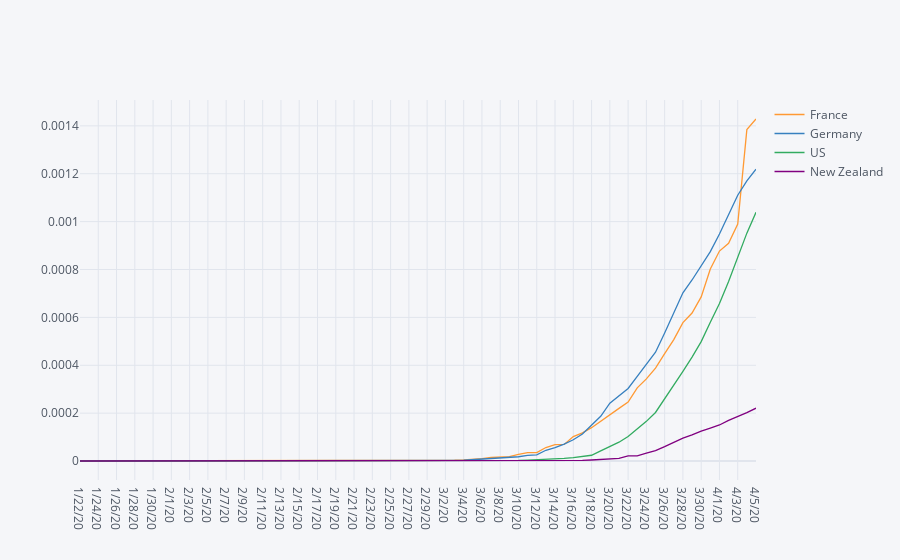

The cell this chart's notebook holds for it:
### Code cell
df_percentage = df_cleaned.copy()

for c in countries:
    df_percentage[c]=df_percentage[c].apply(lambda x: x/population[c] if x != 0 else 0)
df_percentage.iplot()
